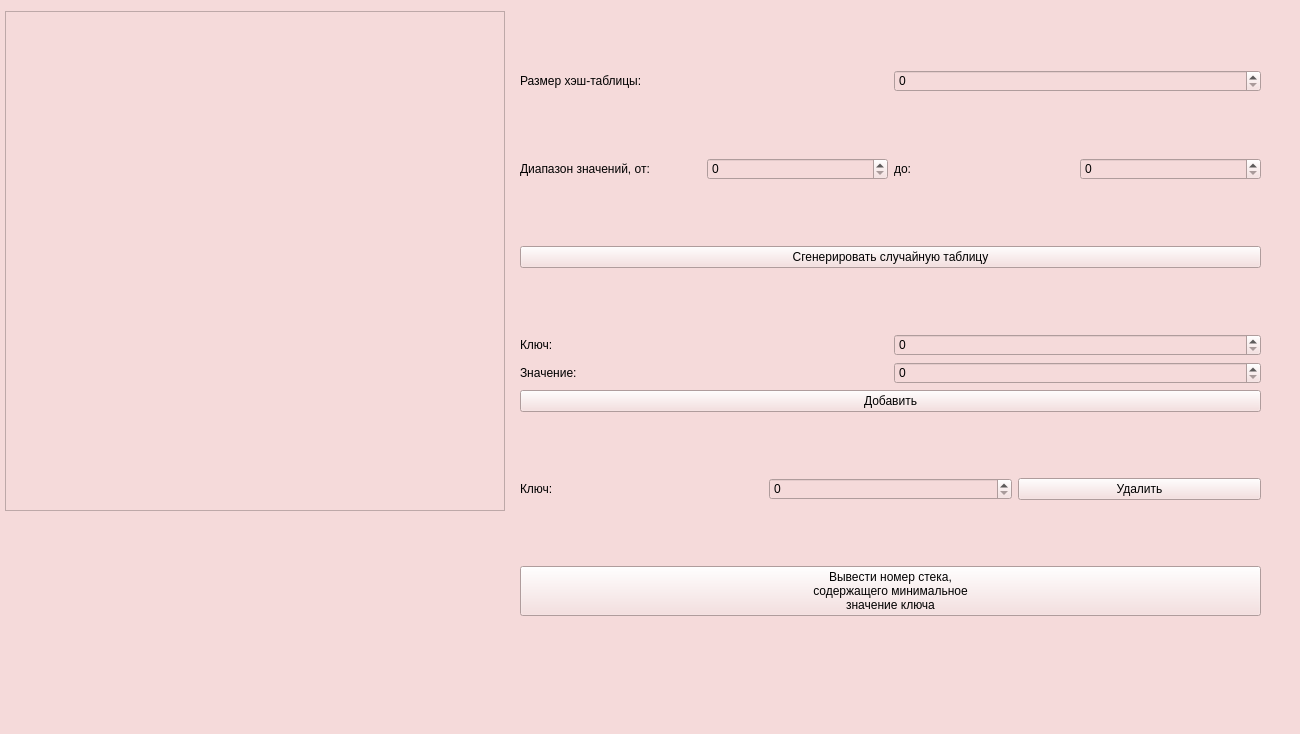
<?xml version="1.0" encoding="UTF-8"?>
<ui version="4.0">
 <class>MainWindow</class>
 <widget class="QMainWindow" name="MainWindow">
  <property name="geometry">
   <rect>
    <x>0</x>
    <y>0</y>
    <width>1300</width>
    <height>734</height>
   </rect>
  </property>
  <property name="windowTitle">
   <string>MainWindow</string>
  </property>
  <property name="styleSheet">
   <string notr="true">background-color: rgb(245, 218, 218);
color: rgb(0, 0, 0);
font: 700 italic 15pt &quot;Ubuntu&quot;;</string>
  </property>
  <widget class="QWidget" name="centralwidget">
   <widget class="QTableWidget" name="tableWidget">
    <property name="geometry">
     <rect>
      <x>5</x>
      <y>11</y>
      <width>500</width>
      <height>500</height>
     </rect>
    </property>
   </widget>
   <widget class="QWidget" name="layoutWidget">
    <property name="geometry">
     <rect>
      <x>520</x>
      <y>10</y>
      <width>741</width>
      <height>670</height>
     </rect>
    </property>
    <layout class="QVBoxLayout" name="verticalLayout">
     <item>
      <layout class="QHBoxLayout" name="horizontalLayout">
       <item>
        <widget class="QLabel" name="ln_size">
         <property name="text">
          <string>Размер хэш-таблицы:</string>
         </property>
        </widget>
       </item>
       <item>
        <widget class="QSpinBox" name="spb_size"/>
       </item>
      </layout>
     </item>
     <item>
      <layout class="QHBoxLayout" name="horizontalLayout_5">
       <item>
        <widget class="QLabel" name="label">
         <property name="text">
          <string>Диапазон значений, от:</string>
         </property>
        </widget>
       </item>
       <item>
        <widget class="QSpinBox" name="spb_lvalue"/>
       </item>
       <item>
        <widget class="QLabel" name="label_2">
         <property name="text">
          <string>до:</string>
         </property>
        </widget>
       </item>
       <item>
        <widget class="QSpinBox" name="spb_rvalue"/>
       </item>
      </layout>
     </item>
     <item>
      <widget class="QPushButton" name="bnt_randgen">
       <property name="text">
        <string>Сгенерировать случайную таблицу</string>
       </property>
      </widget>
     </item>
     <item>
      <layout class="QVBoxLayout" name="verticalLayout_2">
       <item>
        <layout class="QHBoxLayout" name="horizontalLayout_3">
         <item>
          <widget class="QLabel" name="ln_key">
           <property name="text">
            <string>Ключ:</string>
           </property>
          </widget>
         </item>
         <item>
          <widget class="QSpinBox" name="spb_key"/>
         </item>
        </layout>
       </item>
       <item>
        <layout class="QHBoxLayout" name="horizontalLayout_2">
         <item>
          <widget class="QLabel" name="ln_vaue">
           <property name="text">
            <string>Значение:</string>
           </property>
          </widget>
         </item>
         <item>
          <widget class="QSpinBox" name="spb_val"/>
         </item>
        </layout>
       </item>
       <item>
        <widget class="QPushButton" name="bnt_add">
         <property name="text">
          <string>Добавить</string>
         </property>
        </widget>
       </item>
      </layout>
     </item>
     <item>
      <layout class="QHBoxLayout" name="horizontalLayout_4">
       <item>
        <widget class="QLabel" name="ln_remKey">
         <property name="text">
          <string>Ключ:</string>
         </property>
        </widget>
       </item>
       <item>
        <widget class="QSpinBox" name="spb_remspb"/>
       </item>
       <item>
        <widget class="QPushButton" name="bnt_delete">
         <property name="text">
          <string>Удалить</string>
         </property>
        </widget>
       </item>
      </layout>
     </item>
     <item>
      <widget class="QPushButton" name="bnt_printMin">
       <property name="text">
        <string>Вывести номер стека,
содержащего минимальное
значение ключа</string>
       </property>
      </widget>
     </item>
    </layout>
   </widget>
  </widget>
 </widget>
 <resources/>
 <connections/>
</ui>
